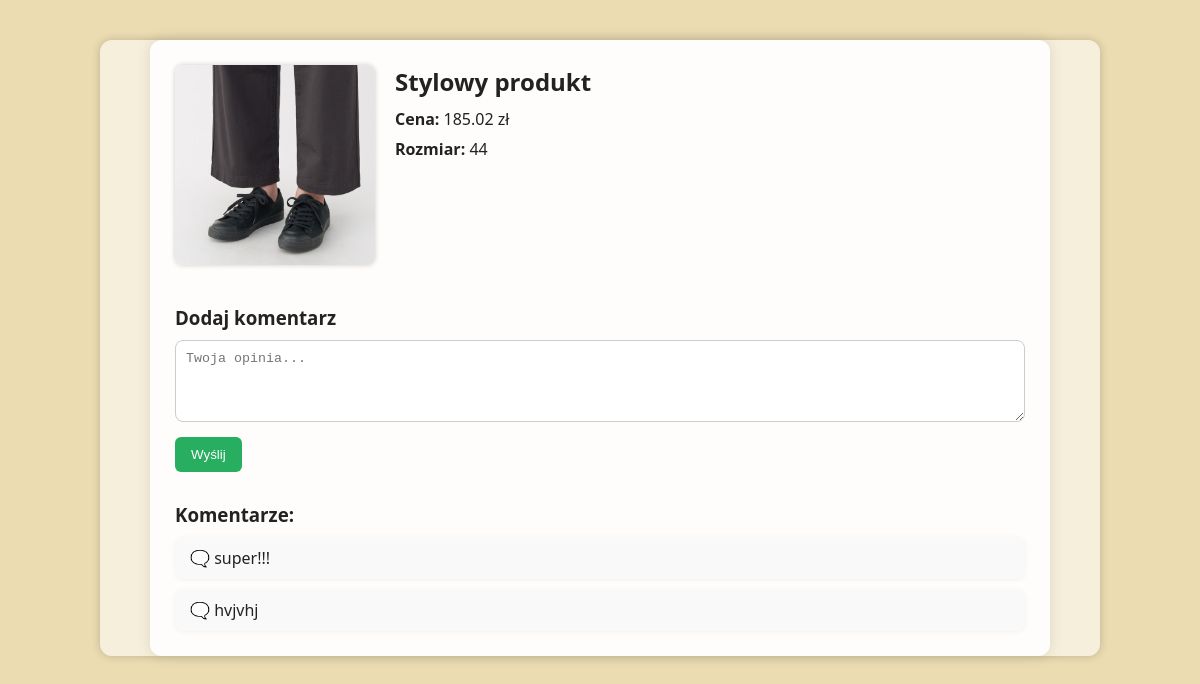
The page /product3.php?kategoria=obuwie&id=1 on the database its author committed.
### tables this page shows
CREATE TABLE `obuwie` (
  `id` int(11) NOT NULL,
  `cena` decimal(10,2) DEFAULT NULL,
  `opis` text DEFAULT NULL,
  `rozmiar` varchar(10) DEFAULT NULL,
  `zdjecie` varchar(255) DEFAULT NULL,
  `ilosc` int(11) DEFAULT NULL
);

CREATE TABLE `komentarze` (
  `id` int(11) NOT NULL,
  `kategoria` varchar(50) NOT NULL,
  `produkt_id` int(11) NOT NULL,
  `tresc` text NOT NULL,
  `data` datetime DEFAULT current_timestamp()
);

### product3.php (the view, shortened to what this page needs)
<?php
include 'db.php';
$id = isset($_GET['id']) ? (int) $_GET['id'] : 0;
$stmt = $conn->prepare("SELECT * FROM obuwie WHERE id = ?");
$stmt->bind_param("i", $id);
$stmt->execute();
$produkt = $stmt->get_result()->fetch_assoc();
?>
<!DOCTYPE html>
<html lang="pl">
<head>
    <link rel="stylesheet" href="stele.css">
</head>
<body>
<div class="container">
    <div class="product-box">
        <div class="product-info">
            <img src="images/<?= htmlspecialchars($produkt['zdjecie']) ?>" alt="Produkt">
            <div class="product-details">
                <h2><?= htmlspecialchars($produkt['opis']) ?></h2>
                <p><strong>Cena:</strong> <?= $produkt['cena']; ?> zł</p>
                <p><strong>Rozmiar:</strong> <?= $produkt['rozmiar']; ?></p>
            </div>
        </div>
        <div class="comments-section">
            <h3>Dodaj komentarz</h3>
            <form method="post">
                <textarea name="komentarz" placeholder="Twoja opinia..." rows="4" required></textarea><br>
                <button type="submit">Wyślij</button>
            </form>
            <h3 style="margin-top: 30px;">Komentarze:</h3>
            <?php
            $koms = $conn->prepare("SELECT tresc, data FROM komentarze WHERE kategoria='kimono' AND produkt_id=? ORDER BY data DESC");
            $koms->bind_param("i", $id);
            $koms->execute();
            $rez = $koms->get_result();
            if ($rez->num_rows === 0) {
                echo "<p>Brak komentarzy dla tego produktu.</p>";
            } else {
                while ($r = $rez->fetch_assoc()) {
                    echo '<div class="comment">🗨️ ' . htmlspecialchars($r['tresc']) . '</div>';
                }
            }
            ?>
        </div>
    </div>
</div>
</body>
</html>

### stele.css (style rules this page uses)
* { margin: 0; padding: 0; box-sizing: border-box; }
body, html { height: 100%; font-family: 'Segoe UI', sans-serif; color: #EBDCB2; background-color: #EBDCB2; }
.container { max-width: 1000px; margin: 30px auto; padding: 0 15px; background: rgba(255, 255, 255, 0.541); border-radius: 12px; box-shadow: 0 0 10px rgba(0,0,0,0.2); color: #222; }
h1, h2 { margin: 0 0 10px; text-align: center; }

### product3.php (style rules this page uses)
.product-box { max-width: 900px; margin: 40px auto; background: rgba(255,255,255,0.9); padding: 25px; border-radius: 12px; box-shadow: 0 0 15px rgba(0,0,0,0.1); }
.product-info { display: flex; gap: 20px; align-items: flex-start; margin-bottom: 30px; }
.product-info img { width: 200px; height: auto; border-radius: 8px; object-fit: contain; box-shadow: 0 0 5px rgba(0,0,0,0.2); }
.product-details p { font-size: 16px; margin-bottom: 8px; }
textarea { width: 100%; padding: 10px; border-radius: 8px; border: 1px solid #ccc; resize: vertical; margin-top: 10px; }
button { margin-top: 10px; background-color: #27ae60; color: white; border: none; padding: 10px 16px; border-radius: 6px; cursor: pointer; }
.comment { background: #f9f9f9; padding: 10px 15px; margin-top: 10px; border-radius: 8px; box-shadow: 0 1px 5px rgba(0,0,0,0.05); }
.comments-section { margin-top: 40px; }

### rows shown on the page
obuwie: zdjecie (picture), opis "Stylowy produkt", cena "185.02", rozmiar "44"
komentarze: tresc "super!!!"
komentarze: tresc "hvjvhj"
